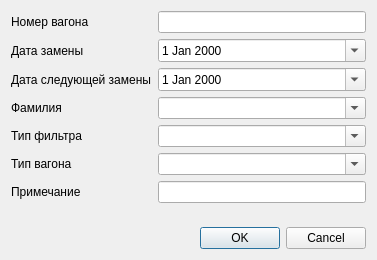
<?xml version="1.0" encoding="UTF-8"?>
<ui version="4.0">
 <class>EditDialog</class>
 <widget class="QDialog" name="EditDialog">
  <property name="geometry">
   <rect>
    <x>0</x>
    <y>0</y>
    <width>377</width>
    <height>260</height>
   </rect>
  </property>
  <property name="windowTitle">
   <string>Новый вагон</string>
  </property>
  <property name="windowIcon">
   <iconset>
    <normaloff>:/qfilter.ico</normaloff>:/qfilter.ico</iconset>
  </property>
  <layout class="QVBoxLayout" name="verticalLayout">
   <item>
    <layout class="QFormLayout" name="formLayout">
     <item row="0" column="0">
      <widget class="QLabel" name="wagonNumberLabel">
       <property name="text">
        <string>Номер вагона</string>
       </property>
      </widget>
     </item>
     <item row="1" column="0">
      <widget class="QLabel" name="replacementDateLabel">
       <property name="text">
        <string>Дата замены</string>
       </property>
      </widget>
     </item>
     <item row="2" column="0">
      <widget class="QLabel" name="nextReplacementDateLabel">
       <property name="text">
        <string>Дата следующей замены</string>
       </property>
      </widget>
     </item>
     <item row="3" column="0">
      <widget class="QLabel" name="surnameLabel">
       <property name="text">
        <string>Фамилия</string>
       </property>
      </widget>
     </item>
     <item row="4" column="0">
      <widget class="QLabel" name="filterTypeLabel">
       <property name="text">
        <string>Тип фильтра</string>
       </property>
      </widget>
     </item>
     <item row="5" column="0">
      <widget class="QLabel" name="wagonTypeLabel">
       <property name="text">
        <string>Тип вагона</string>
       </property>
      </widget>
     </item>
     <item row="0" column="1">
      <widget class="QLineEdit" name="wagonNumberEdit"/>
     </item>
     <item row="1" column="1">
      <widget class="QDateEdit" name="replacementDateEdit">
       <property name="calendarPopup">
        <bool>true</bool>
       </property>
      </widget>
     </item>
     <item row="2" column="1">
      <widget class="QDateEdit" name="nextReplacementDateEdit">
       <property name="calendarPopup">
        <bool>true</bool>
       </property>
      </widget>
     </item>
     <item row="3" column="1">
      <widget class="QComboBox" name="surnameComboBox">
       <property name="editable">
        <bool>true</bool>
       </property>
      </widget>
     </item>
     <item row="4" column="1">
      <widget class="QComboBox" name="filterTypeComboBox">
       <property name="editable">
        <bool>true</bool>
       </property>
      </widget>
     </item>
     <item row="5" column="1">
      <widget class="QComboBox" name="wagonTypeComboBox">
       <property name="editable">
        <bool>true</bool>
       </property>
      </widget>
     </item>
     <item row="6" column="0">
      <widget class="QLabel" name="commentLabel">
       <property name="text">
        <string>Примечание</string>
       </property>
      </widget>
     </item>
     <item row="6" column="1">
      <widget class="QLineEdit" name="commentEdit"/>
     </item>
    </layout>
   </item>
   <item>
    <widget class="QDialogButtonBox" name="buttonBox">
     <property name="orientation">
      <enum>Qt::Horizontal</enum>
     </property>
     <property name="standardButtons">
      <set>QDialogButtonBox::Cancel|QDialogButtonBox::Ok</set>
     </property>
    </widget>
   </item>
  </layout>
 </widget>
 <resources/>
 <connections>
  <connection>
   <sender>buttonBox</sender>
   <signal>accepted()</signal>
   <receiver>EditDialog</receiver>
   <slot>accept()</slot>
   <hints>
    <hint type="sourcelabel">
     <x>248</x>
     <y>254</y>
    </hint>
    <hint type="destinationlabel">
     <x>157</x>
     <y>274</y>
    </hint>
   </hints>
  </connection>
  <connection>
   <sender>buttonBox</sender>
   <signal>rejected()</signal>
   <receiver>EditDialog</receiver>
   <slot>reject()</slot>
   <hints>
    <hint type="sourcelabel">
     <x>316</x>
     <y>260</y>
    </hint>
    <hint type="destinationlabel">
     <x>286</x>
     <y>274</y>
    </hint>
   </hints>
  </connection>
 </connections>
</ui>
